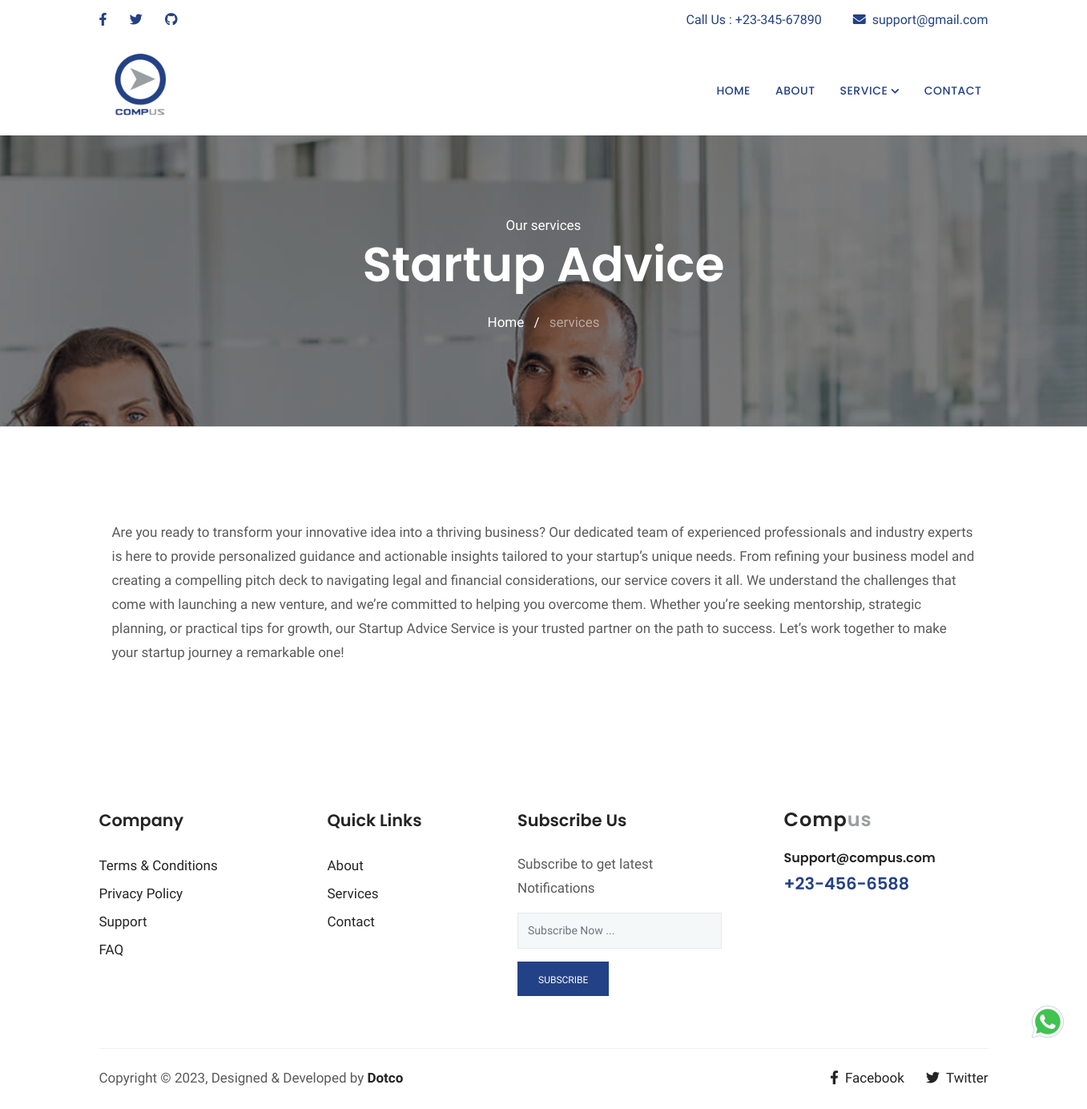
Page /service/sub/6/ on the committed database.
### base/models.py (models this page shows, shortened)
class SubService(models.Model):
    name = models.CharField(max_length=255)
    description = models.TextField(null=True)

### base/views.py (the view)
# urls.py: path('service/sub/<int:id>/', service_sub_list, name='service-sub-detail'),
def service_sub_list(request, id):
    services = Service.objects.all()
    subService = SubService.objects.get(id=id)
    return render(
        request, "service-list.html", {"service": subService, "services": services}
    )

### templates/service-list.html (shortened to what this page needs)
{% extends "base.html" %} {% block content %}
<section class="page-title bg-1">
  <div class="container">
    <div class="row">
      <div class="col-md-12">
        <div class="block text-center">
          <span class="text-white">Our services</span>
          <h1 class="text-capitalize mb-4 text-lg">{{service.name}}</h1>
          <ul class="list-inline">
            <li class="list-inline-item">
              <a href="index.html" class="text-white">Home</a>
            </li>
            <li class="list-inline-item"><span class="text-white">/</span></li>
            <li class="list-inline-item text-white-50">services</li>
          </ul>
        </div>
      </div>
    </div>
  </div>
</section>
<section class="section service border-top pb-5">
  <div class="container">
    <div class="row">
      <div class="col-lg-12">
        <div class="about-item p-3 mb-5 mb-lg-0">
          <p>{{service.description}}</p>
        </div>
      </div>
    </div>
  </div>
</section>
{% endblock content %}

### static/css/style.css (style rules this page uses)
html { overflow-x: hidden; }
body { line-height: 1.5; font-family: "Hind", serif; -webkit-font-smoothing: antialiased; font-size: 17px; color: rgba(0, 0, 0, 0.65); }
h1, .h1, h2, .h2, h3, .h3, h4, .h4, h5, .h5, h6, .h6 { font-family: "Poppins", sans-serif; font-weight: 600; color: #242424; }
h1, .h1 { font-size: 2.5rem; }
p { line-height: 30px; }
.section { padding: 100px 0; }
.overly, .hero-img, .cta, .slider, .page-title { position: relative; }
.overly:before, .hero-img:before, .cta:before, .slider:before, .page-title:before { content: ""; position: absolute; left: 0; top: 0; bottom: 0; right: 0; width: 100%; height: 100%; opacity: 0.5; background: #000; }
.text-lg { font-size: 3.75rem; }
a { color: #242424; text-decoration: none; }
.page-title { padding: 100px 0; }
.page-title .block h1 { color: #fff; }
.bg-1 { background: url("../images/bg/home-2.jpg") no-repeat fixed 50% 50%; background-size: cover; }
.service p { text-align: left; }

### rows in the picture
SubService: name "Startup Advice", description "Are you ready to transform your innovative idea into a thriving business? Our dedicated team of experienced professionals and industry experts is here to provide personalized guidance and actionable insights tailored to your startup’s unique needs. From refining your business model and creating a compelling pitch deck to navigating legal and financial considerations, our service covers it all. We understand the challenges that come with launching a new venture, and we’re committed to helping you overcome them. Whether you’re seeking mentorship, strategic planning, or practical tips for growth, our Startup Advice Service is your trusted partner on the path to success. Let’s work together to…"
